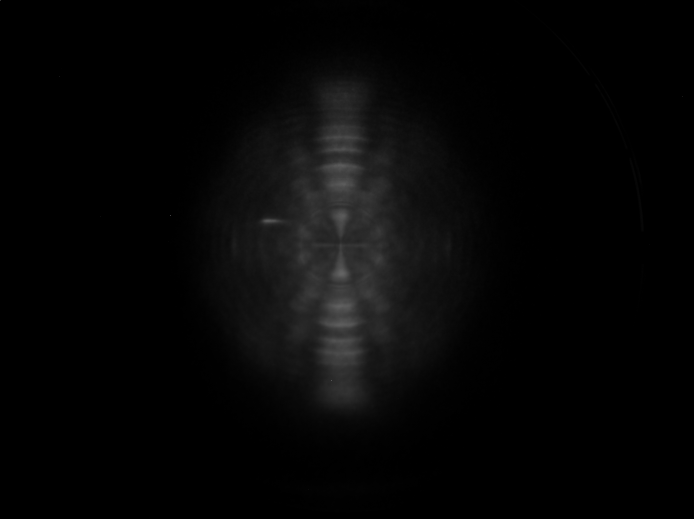
#> input picture example_data/Xenon_800_nm.tif, 1388 x 1038 px (shown at 1/2 size)
$ python example.py   (Python 2 division)   (older library calls are emulated)
#> lines starting #> are read from the running program, lines starting #| are printed output that depends on the picture
#> further down, raw_data is the input picture: shape (1038, 1388) uint16; min 0, max 65535, mean 1561.9
### BASEX.py
import numpy as np
from numpy.linalg import inv
from numpy import dot,transpose
import matplotlib.pyplot as plt
import Image, time, scipy.ndimage, scipy.misc

######################################################################
# PyBASEX - A Python BASEX implementation
# Dan Hickstein - University of Colorado Boulder
# danhickstein@gmail.com
#
# This is adapted from the BASEX Matlab code provided by the Reisler group.
#
# Please cite: "The Gaussian basis-set expansion Abel transform method"
# V. Dribinski, A. Ossadtchi, V. A. Mandelshtam, and H. Reisler,
# Review of Scientific Instruments 73, 2634 (2002).
#
# Version 0.3 - 2015-02-01
#   Added documentation
# Version 0.2 - 2014-10-09
#   Adding a "center_and_transform" function to make things easier
# Versions 0.1 - 2012
#   First port to Python
#
#
# To-Do list:
#
#   I took all of the linear algebra straight from the Matlab program. It's
#   a little hard to compare with the Rev. Sci. Instrum. paper. It would be
#   nice to clean this up so that it's easier to follow along with the paper.
#
#   Currently, this program just uses the 1000x1000 basis set generated using
#   the Matlab implementation of BASEX. It would be good to port the basis set
#   generating functions as well. This would give people the flexibility to use
#   different sized basis sets. For example, some image may need higher resolution
#   than 1000x1000, or, transforming larger quantities of low-resolution images
#   may be faster with a 100x100 basis set.
#
########################################################################


# [73 lines left out: function main, not called in this run]


def center_and_transform(data,center,median_size=0,gaussian_blur=0,post_median=0,
                         verbose=False,calc_speeds=True,symmetrize=False):
    # This is the main function that center the image, blurs the image (if desired)
    # and completes the BASEX transform.
    #
    # Inputs:
    # data - a NxN numpy array where N is larger than 1000.
    #        If N is smaller than 1000, zeros will we added to the edges on the image.
    # center - the center of the image in (x,y) format
    # median_size - size (in pixels) of the median filter that will be applied to the image before
    #               the transform. This is crucial for emiminating hot pixels and other
    #               high-frequency sensor noise that would interfere with the transform
    # gaussian_blur - the size (in pixels) of the gaussian blur applied before the BASEX tranform.
    #                 this is another way to blur the image before the transform.
    #                 It is normally not used, but if you are looking at very broad features
    #                 in very noisy data and wich to apply an aggressive (large radius) blur
    #                 (i.e., a blur in excess of a few pixels) then the gaussian blur will
    #                 provide better results than the median filter.
    # post_median - this is the size (in pixels) of the median blur applied AFTER the BASEX transform
    #               it is not normally used, but it can be a good way to get rid of high-frequency
    #               artifacts in the transformed image. For example, it can reduce centerline noise.
    # verbose - Set to True to see more output for debugging
    # calc_speeds - determines if the speed distribution should be calculated

    image = center_image(data,center=center)

    if symmetrize==True:
        image = apply_symmetry(image)

    if median_size>0:
        image = scipy.ndimage.median_filter(image,size=median_size)
    if gaussian_blur>0: image = scipy.ndimage.gaussian_filter(image,sigma=gaussian_blur)

    #Do the actual transform
    recon,speeds = BASEX(image,calc_speeds=calc_speeds,verbose=verbose)

    if post_median > 0:
        recon = scipy.ndimage.median_filter(recon,size=post_median)
    return recon,speeds


def center_image(data,center):
    # This centers the image at the given center and makes it 1000 by 1000
    # We cannot use larger images without making new coefficients, which I don't know how to do
#> called with center = (681, 491)
    H,W = np.shape(data)
#> H = 1038; W = 1388
    im=np.zeros((2000,2000))
    im[(1000-center[1]):(1000-center[1]+H),(1000-center[0]):(1000-center[0]+W)]=data
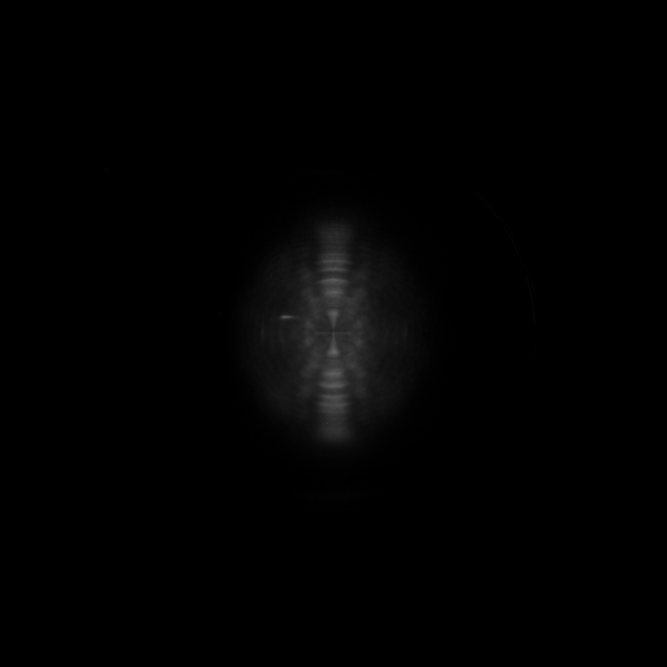
#> im: shape (2000, 2000) float64 (shown at 1/3 size); min 0, max 65535, mean 562.6; drawn with min black and max white
    im = im[499:1500,499:1500]
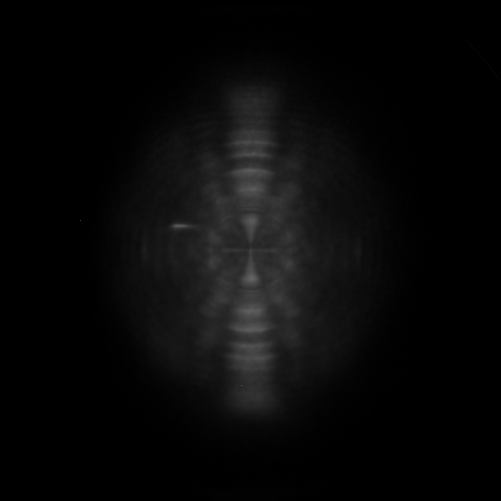
#> im: shape (1001, 1001) float64 (shown at 1/2 size); min 0, max 65535, mean 2239.1; drawn with min black and max white
#> in center_and_transform, `image = scipy.ndimage.median_filter(image,size=median_size)`:
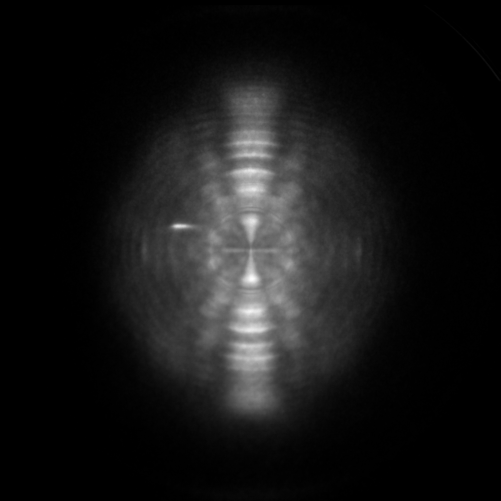
#> image: shape (1001, 1001) float64 (shown at 1/2 size); min 0, max 25806, mean 2262.8; drawn with min black and max white
    return im


def BASEX(rawdata,verbose=False,calc_speeds=True):
    #This is the core funciton that does the actual transform
    # INPUTS:
    #  rawdata: a 1000x1000 numpy array of the raw image.
    #       Must use this size, since this is what we have generated the coefficients for.
    #       If your image is larger you must crop or downsample.
    #       If smaller, pad with zeros outside. Just use the "center_image" function.
    #  verbose: Set to True to see more output for debugging
    #  calc_speeds: determines if the speed distribution should be calculated
    #
    # RETURNS:
    #  IM: The abel-transformed image, 1000x1000.
    #      This is a slice of the 3D distribution
    #  speeds: a array of length=500 of the 1D distribution, integrated over all angles


    ### Loading basis sets ###
    if verbose==True: print 'Loading basis sets...           ',; t1 = time.time()

    try:
        left,right,M,MT,Mc,McT = np.load('basisALL.npy')
    except:
        print 'Basis sets not saved in numpy format. Loading text files.'

        try:
            M = np.loadtxt('basis1000pr_1.txt');
            Mc = np.loadtxt('basis1000_1.txt');
        except:
#> (the run stopped early here; a loop or call above may not have finished)
